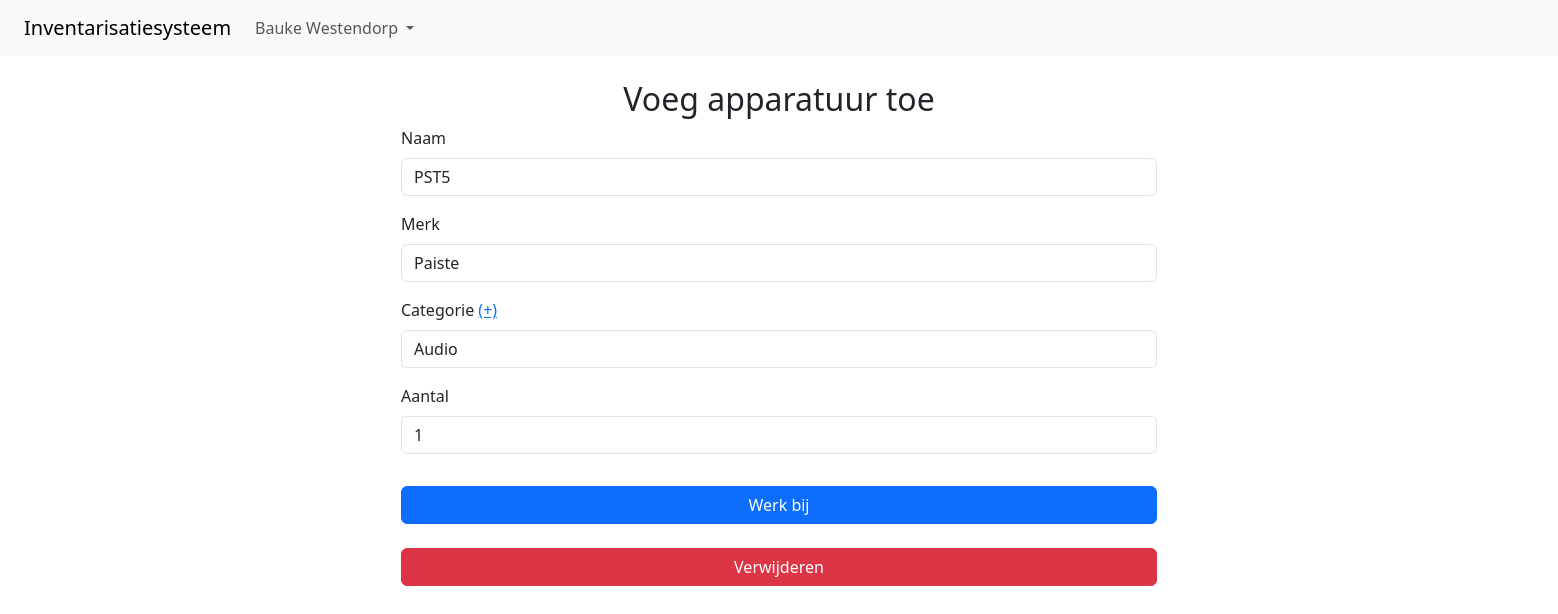
Before: /equipment/12/edit (signed in) with the older database file.
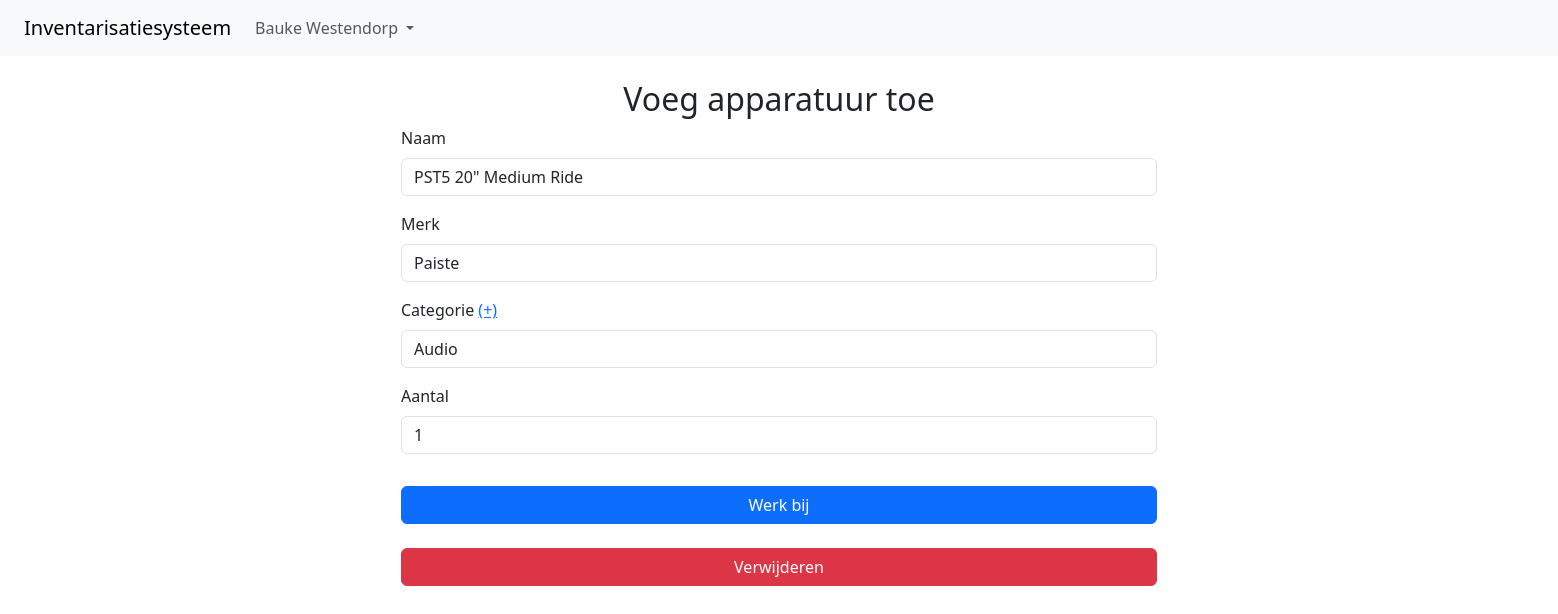
After: the same page with the newer database file.
### models.py (models this page shows, shortened)
class Equipment(db.Model):
    id = db.Column(db.Integer, primary_key=True)
    name = db.Column(db.String(100), nullable=False)
    brand = db.Column(db.String(100), nullable=False)
    category_id = db.Column(db.Integer, db.ForeignKey('category.id'), nullable=False)
    category = db.relationship('Category', foreign_keys=[category_id])
    count = db.Column(db.Integer, nullable=False)

### routes.py (the view, shortened to what this page needs)
@app.route('/equipment/<int:id>/edit', methods=['GET', 'POST'])
@login_required
def equipment_edit(id):
    equipment = Equipment.query.get_or_404(id)
    form = EquipmentForm(obj=equipment)
    form.category.choices = [(category.id, category.name) for category in Category.query.all()]
    form.submit.label.text = "Werk bij"
    return render_template("equipment.html", title="Bewerk apparatuur", form=form, equipment_id=id)

### forms.py
class EquipmentForm(FlaskForm):
    name = StringField("Naam", validators=[DataRequired(), Length(min=1, max=100)])
    brand = StringField("Merk", validators=[DataRequired(), Length(min=1, max=100)])
    category = SelectField("Categorie", validators=[DataRequired()])
    count = IntegerField("Aantal", validators=[DataRequired(), NumberRange(min=2)])
    submit = SubmitField("Voeg toe")

### app.py (called while the page is built)
@app.before_request
def create_tables():
    db.create_all()

### models.py (called while the page is built)
@login_manager.user_loader
def load_user(user_id):
    return User.query.get(int(user_id))

    def __repr__(self):
        return f"Category('{self.id}', '{self.name}')"

### templates/equipment.html (shortened to what this page needs)
{% extends "base.html" %} {% block content %}
<div class="mt-4 row justify-content-center">
    <div class="col-md-6">
        <h2 class="text-center">Voeg apparatuur toe</h2>
        <form class="d-flex flex-column" style="gap: 1rem" method="POST" action="">
            <div class="form-group">
                {{ form.name.label(class="form-label") }}
                {{ form.name(class="form-control") }}
            </div>
            <div class="form-group">
                {{ form.brand.label(class="form-label") }}
                {{ form.brand(class="form-control") }}
            </div>
            <div class="form-group">
                {{ form.category.label(class="form-label") }}
                <a href="/category/add">(+)</a>
                {{ form.category(class="form-control") }}
            </div>
            <div class="form-group">
                {{ form.count.label(class="form-label") }}
                {{ form.count(class="form-control") }}
            </div>
            <div class="form-group mt-3">
                {{ form.submit(class="btn btn-primary w-100") }}
            </div>
        </form>
        {% if equipment_id %}
            <a href="/equipment/{{equipment_id}}/delete" class="btn btn-danger w-100 mt-4">Verwijderen</a>
        {% endif %}
    <br>
    </div>
</div>
{% endblock %}

Changed rows visible on the page:
changed Equipment "Paiste": name "PST5" → "PST5 20\" Medium Ride"
